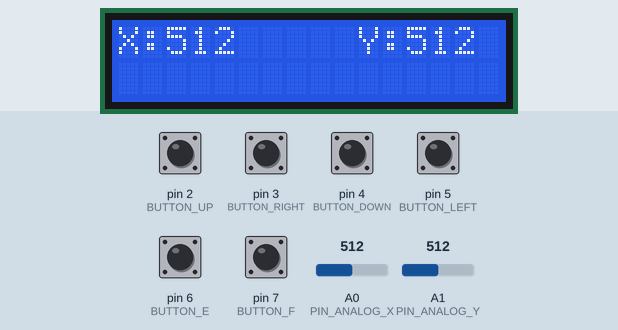
Bench run of a sketch on a simulated Arduino Uno, built with avr-gcc and run on an emulated ATmega328P. Shown: 16×2 character LCD. The test bench sets the inputs (shaded band); at power-on: pin 2 (BUTTON_UP), pin 3 (BUTTON_RIGHT), pin 4 (BUTTON_DOWN), pin 5 (BUTTON_LEFT), pin 6 (BUTTON_E), pin 7 (BUTTON_F) HIGH, A0 (PIN_ANALOG_X) = 512, A1 (PIN_ANALOG_Y) = 512.

Above: at 1.2 s.
1.3 s: pin 2 (BUTTON_UP) pulled LOW for 0.65 s
At 2.0 s:
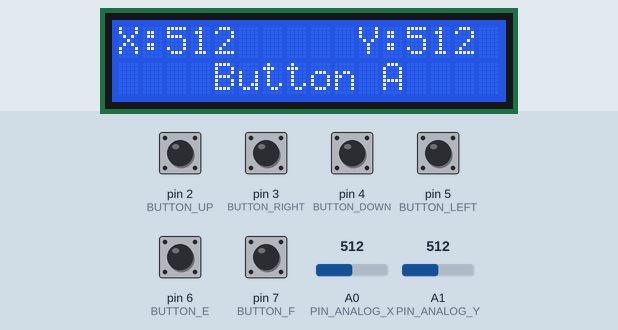
4.6 s: pin 3 (BUTTON_RIGHT) pulled LOW for 0.65 s
At 5.1 s:
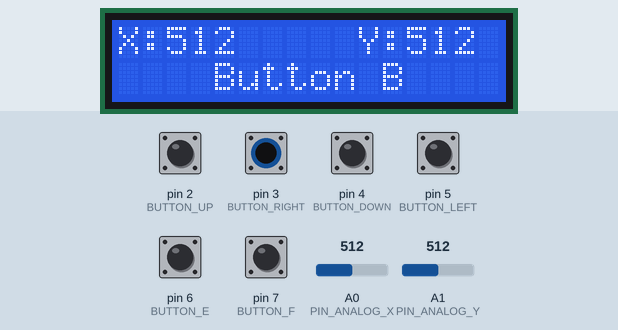
6.7 s: pin 4 (BUTTON_DOWN) pulled LOW for 0.65 s
At 7.2 s:
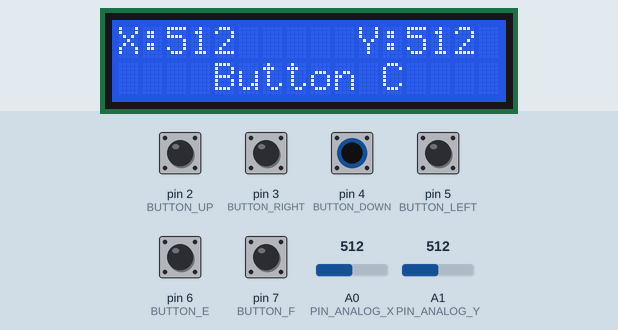
8.8 s: pin 5 (BUTTON_LEFT) pulled LOW for 0.65 s
10.9 s: pin 6 (BUTTON_E) pulled LOW for 0.65 s
At 11.3 s:
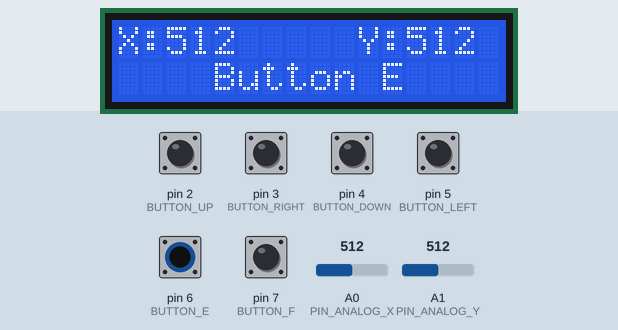
13.0 s: pin 7 (BUTTON_F) pulled LOW for 0.65 s
At 13.4 s:
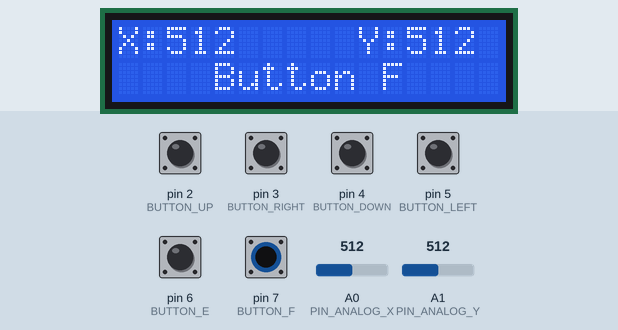
Timing chart, 0 to 16.0 s (numbered marks = the images above; inputs shaded):
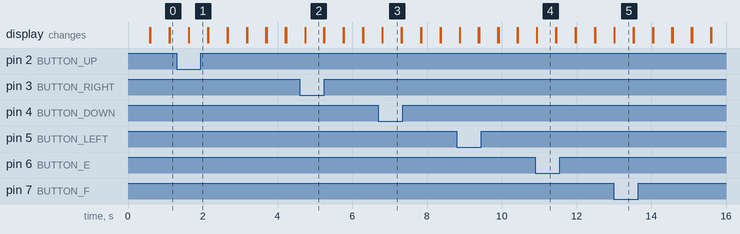

Measured:
- after the input at 1.3 s, the display: changes after 0.33 s (image 1)
- after the input at 4.6 s, the display: changes after 0.14 s (image 2)
- after the input at 6.7 s, the display: changes after 0.11 s (image 3)
- after the input at 10.9 s, the display: changes at once (image 4)
- after the input at 13.0 s, the display: changes at once (image 5)
- what the display in image 2 shows lasts 0.5 s, from 4.7 s to 5.2 s

The sketch:

joyistik_sheild.ino
```cpp
#include <Wire.h>
#include <LiquidCrystal_I2C.h>

LiquidCrystal_I2C lcd(0x27,16,2);

#define PIN_ANALOG_X 0

#define PIN_ANALOG_Y 1


#define BUTTON_UP 2

#define BUTTON_RIGHT 3

#define BUTTON_DOWN 4

#define BUTTON_LEFT 5

#define BUTTON_E 6

#define BUTTON_F 7


#define DELAY 500


void setup() {

 lcd.begin();


 pinMode(BUTTON_UP, INPUT);

 digitalWrite(BUTTON_UP, HIGH);


 pinMode(BUTTON_RIGHT, INPUT);

 digitalWrite(BUTTON_RIGHT, HIGH);


 pinMode(BUTTON_DOWN, INPUT);

 digitalWrite(BUTTON_DOWN, HIGH);


 pinMode(BUTTON_LEFT, INPUT);

 digitalWrite(BUTTON_LEFT, HIGH);


 pinMode(BUTTON_E, INPUT);

 digitalWrite(BUTTON_E, HIGH);


 pinMode(BUTTON_F, INPUT);

 digitalWrite(BUTTON_F, HIGH);

}


void loop() {
  lcd.home();
   lcd.print("X:");

 lcd.print(analogRead(PIN_ANALOG_X));
 lcd.print("     Y:");

 lcd.print(analogRead(PIN_ANALOG_Y));
 delay(DELAY);

 if(digitalRead(BUTTON_UP) == LOW) {

   lcd.setCursor(4,4);
   lcd.print("Button A");

   delay(DELAY);

 }

 else if(digitalRead(BUTTON_RIGHT) == LOW) {

    lcd.setCursor(4,4);
   lcd.print("Button B");

   delay(DELAY);

 }

 else if(digitalRead(BUTTON_DOWN) == LOW) {
   lcd.setCursor(4,4);
   lcd.print("Button C");

   delay(DELAY);

 }

 else if(digitalRead(BUTTON_LEFT) == LOW) {
     lcd.setCursor(4,4);
   lcd.print("Button D");

   delay(DELAY);

 }

 else if(digitalRead(BUTTON_E) == LOW) {
lcd.setCursor(4,4);
  lcd.print("Button E");

   delay(DELAY);

 }

 else if(digitalRead(BUTTON_F) == LOW) {
lcd.setCursor(4,4);
  lcd.print("Button F");

   delay(DELAY);

 }
lcd.clear();
}
```
